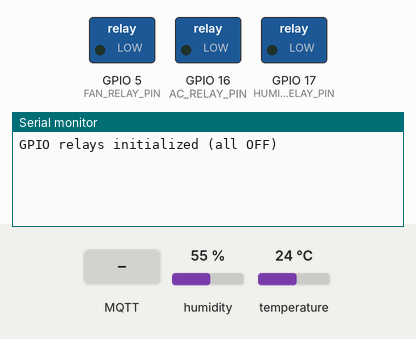
Simulated run of this sketch. Board: ESP32. On the bench: switched loads named in the sketch (green lamp = pin HIGH), the last lines printed to the serial monitor. The test bench sets the inputs (shaded band); at power-on: humidity 55 %, temperature 24 °C. WiFi joins after 1.5 s; servers stay silent unless stated; uploads are accepted with an empty reply; no MQTT or app messages arrive unless stated.

Above: at 2.7 s.
2.8 s: MQTT message "on" arrives on the first subscribed topic
At 3.1 s:
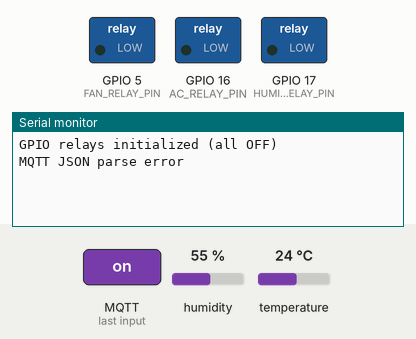
11.7 s: MQTT message "1" arrives on the first subscribed topic
At 12.3 s:
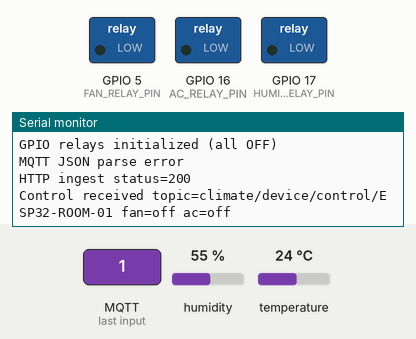

Measured:
- after the input at 2.8 s, the serial monitor: prints a new line at once (image 1)
- after the input at 11.7 s, the serial monitor: prints a new line at once (image 2)

The sketch:

ClimateDevice.ino
```cpp
#include <WiFi.h>
#include <HTTPClient.h>
#include <PubSubClient.h>
#include <ArduinoJson.h>
#include "DHT.h"

// ============ CONFIGURATION ============
#define DHTPIN 4
#define DHTTYPE DHT22

// GPIO Relay Pin Mappings (Configure based on your hardware)
#define FAN_RELAY_PIN 5        // GPIO5 - Fan control
#define AC_RELAY_PIN 16        // GPIO16 - AC control
#define HUMIDIFIER_RELAY_PIN 17 // GPIO17 - Humidifier control

// WiFi & Device Configuration
const char *WIFI_SSID = "YOUR_WIFI_SSID";
const char *WIFI_PASS = "YOUR_WIFI_PASSWORD";

const char *DEVICE_SERIAL = "ESP32-ROOM-01";
const char *DEVICE_API_KEY = "replace-with-x-device-key";

// Backend & MQTT Configuration
const char *API_BASE_URL = "http://your-backend-host:4000/api";
const char *MQTT_HOST = "your-mqtt-host";
const int MQTT_PORT = 1883;
const char *MQTT_USER = "mqtt-user";
const char *MQTT_PASS = "mqtt-pass";

const char *MQTT_SENSOR_TOPIC = "climate/sensor/data";
const char *MQTT_CONTROL_TOPIC_PREFIX = "climate/device/control";

const unsigned long SEND_INTERVAL_MS = 10000;
const unsigned long RELAY_PULSE_DURATION_MS = 50; // Relay control pulse width

DHT dht(DHTPIN, DHTTYPE);
WiFiClient wifiClient;
PubSubClient mqttClient(wifiClient);

unsigned long lastSendMs = 0;
bool fanOn = false;
bool acOn = false;

String controlTopic() {
  return String(MQTT_CONTROL_TOPIC_PREFIX) + "/" + DEVICE_SERIAL;
}

void connectWiFi() {
  if (WiFi.status() == WL_CONNECTED) return;

  WiFi.mode(WIFI_STA);
  WiFi.begin(WIFI_SSID, WIFI_PASS);

  while (WiFi.status() != WL_CONNECTED) {
    delay(500);
  }
}

void activateRelay(int relayPin, bool isOn) {
  /**
   * Activates or deactivates a relay connected to the specified GPIO pin.
   * Set pin to HIGH to turn relay ON (energize), LOW to turn OFF (de-energize).
   *
   * NOTE: Relay logic depends on your relay module:
   * - Active HIGH relay: HIGH = ON, LOW = OFF (standard)
   * - Active LOW relay: HIGH = OFF, LOW = ON (inverted)
   *
   * Adjust the logic below if using active-low relays.
   */
  digitalWrite(relayPin, isOn ? HIGH : LOW);
  Serial.printf("Relay pin %d set to %s\n", relayPin, isOn ? "ON" : "OFF");
}

void mqttCallback(char *topic, byte *payload, unsigned int length) {
  StaticJsonDocument<256> doc;
  DeserializationError err = deserializeJson(doc, payload, length);
  if (err) {
    Serial.println("MQTT JSON parse error");
    return;
  }

  // Parse fan control status
  if (doc["fanStatus"].is<const char *>()) {
    fanOn = String(doc["fanStatus"].as<const char *>()) == "on";
    activateRelay(FAN_RELAY_PIN, fanOn);
  }

  // Parse AC control status
  if (doc["acStatus"].is<const char *>()) {
    acOn = String(doc["acStatus"].as<const char *>()) == "on";
    activateRelay(AC_RELAY_PIN, acOn);
  }

  Serial.printf("Control received topic=%s fan=%s ac=%s\n", topic, fanOn ? "on" : "off", acOn ? "on" : "off");
}

void connectMqtt() {
  if (mqttClient.connected()) return;

  while (!mqttClient.connected()) {
    if (mqttClient.connect(DEVICE_SERIAL, MQTT_USER, MQTT_PASS)) {
      mqttClient.subscribe(controlTopic().c_str(), 1);
    } else {
      delay(2000);
    }
  }
}

void sendTelemetryHTTP(float temperature, float humidity) {
  HTTPClient http;
  String endpoint = String(API_BASE_URL) + "/sensors/data";

  StaticJsonDocument<256> doc;
  doc["deviceSerial"] = DEVICE_SERIAL;
  doc["temperature"] = temperature;
  doc["humidity"] = humidity;
  doc["fanStatus"] = fanOn ? "on" : "off";
  doc["acStatus"] = acOn ? "on" : "off";

  String body;
  serializeJson(doc, body);

  http.begin(endpoint);
  http.addHeader("Content-Type", "application/json");
  http.addHeader("x-device-key", DEVICE_API_KEY);

  int code = http.POST(body);
  Serial.printf("HTTP ingest status=%d\n", code);
  http.end();
}

void sendTelemetryMQTT(float temperature, float humidity) {
  StaticJsonDocument<256> doc;
  doc["deviceSerial"] = DEVICE_SERIAL;
  doc["temperature"] = temperature;
  doc["humidity"] = humidity;
  doc["fanStatus"] = fanOn ? "on" : "off";
  doc["acStatus"] = acOn ? "on" : "off";

  char buffer[256];
  size_t len = serializeJson(doc, buffer);
  mqttClient.publish(MQTT_SENSOR_TOPIC, buffer, len, false);
}

void setup() {
  Serial.begin(115200);
  dht.begin();

  // Initialize relay pins as outputs
  pinMode(FAN_RELAY_PIN, OUTPUT);
  pinMode(AC_RELAY_PIN, OUTPUT);
  pinMode(HUMIDIFIER_RELAY_PIN, OUTPUT);

  // Set all relays to OFF (LOW) initially
  digitalWrite(FAN_RELAY_PIN, LOW);
  digitalWrite(AC_RELAY_PIN, LOW);
  digitalWrite(HUMIDIFIER_RELAY_PIN, LOW);

  Serial.println("GPIO relays initialized (all OFF)");

  connectWiFi();
  mqttClient.setServer(MQTT_HOST, MQTT_PORT);
  mqttClient.setCallback(mqttCallback);
}

void loop() {
  connectWiFi();
  connectMqtt();
  mqttClient.loop();

  unsigned long now = millis();
  if (now - lastSendMs < SEND_INTERVAL_MS) return;
  lastSendMs = now;

  float humidity = dht.readHumidity();
  float temperature = dht.readTemperature();
  if (isnan(humidity) || isnan(temperature)) {
    Serial.println("DHT read failed");
    return;
  }

  sendTelemetryHTTP(temperature, humidity);
  sendTelemetryMQTT(temperature, humidity);
}
```
